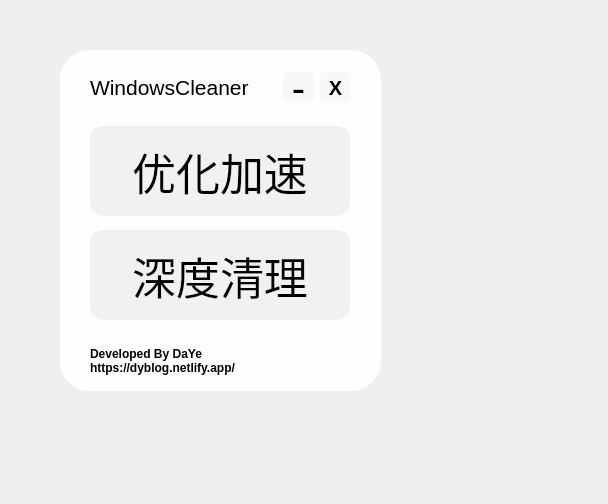
<?xml version="1.0" encoding="UTF-8"?>
<ui version="4.0">
 <class>MainWindow</class>
 <widget class="QMainWindow" name="MainWindow">
  <property name="geometry">
   <rect>
    <x>0</x>
    <y>0</y>
    <width>608</width>
    <height>504</height>
   </rect>
  </property>
  <property name="windowTitle">
   <string>MainWindow</string>
  </property>
  <widget class="QWidget" name="centralwidget">
   <widget class="QLabel" name="label">
    <property name="geometry">
     <rect>
      <x>60</x>
      <y>50</y>
      <width>321</width>
      <height>341</height>
     </rect>
    </property>
    <property name="styleSheet">
     <string notr="true">background-color:rgba(255, 255, 255, 240);
border-radius:30px;</string>
    </property>
    <property name="text">
     <string/>
    </property>
   </widget>
   <widget class="QPushButton" name="pushButton">
    <property name="geometry">
     <rect>
      <x>90</x>
      <y>126</y>
      <width>260</width>
      <height>90</height>
     </rect>
    </property>
    <property name="font">
     <font>
      <pointsize>33</pointsize>
     </font>
    </property>
    <property name="styleSheet">
     <string notr="true">QPushButton{
	background-color:rgba(0,0,0,13);
	color:rgb(0, 0, 0);
	border-radius:13px;
}
QPushButton:hover{
	background-color:rgb(170, 170, 255);
}</string>
    </property>
    <property name="text">
     <string>优化加速</string>
    </property>
    <property name="icon">
     <iconset resource="resource/resource.qrc">
      <normaloff>:/resource/booster.png</normaloff>:/resource/booster.png</iconset>
    </property>
    <property name="iconSize">
     <size>
      <width>66</width>
      <height>66</height>
     </size>
    </property>
   </widget>
   <widget class="QPushButton" name="pushButton_2">
    <property name="geometry">
     <rect>
      <x>90</x>
      <y>230</y>
      <width>260</width>
      <height>90</height>
     </rect>
    </property>
    <property name="font">
     <font>
      <pointsize>33</pointsize>
     </font>
    </property>
    <property name="styleSheet">
     <string notr="true">QPushButton{
	background-color:rgba(0,0,0,13);
	color:rgb(0, 0, 0);
	border-radius:13px;
}
QPushButton:hover{
	background-color:rgb(170, 170, 255);
}</string>
    </property>
    <property name="text">
     <string>深度清理</string>
    </property>
    <property name="icon">
     <iconset resource="resource/resource.qrc">
      <normaloff>:/resource/clean.png</normaloff>:/resource/clean.png</iconset>
    </property>
    <property name="iconSize">
     <size>
      <width>66</width>
      <height>66</height>
     </size>
    </property>
   </widget>
   <widget class="QLabel" name="label_3">
    <property name="geometry">
     <rect>
      <x>90</x>
      <y>340</y>
      <width>261</width>
      <height>41</height>
     </rect>
    </property>
    <property name="font">
     <font>
      <bold>true</bold>
     </font>
    </property>
    <property name="text">
     <string>Developed By DaYe
https://dyblog.netlify.app/</string>
    </property>
   </widget>
   <widget class="QWidget" name="layoutWidget">
    <property name="geometry">
     <rect>
      <x>90</x>
      <y>70</y>
      <width>261</width>
      <height>35</height>
     </rect>
    </property>
    <layout class="QHBoxLayout" name="horizontalLayout_2">
     <item>
      <widget class="QLabel" name="label_2">
       <property name="font">
        <font>
         <pointsize>16</pointsize>
        </font>
       </property>
       <property name="text">
        <string>WindowsCleaner</string>
       </property>
      </widget>
     </item>
     <item>
      <layout class="QHBoxLayout" name="horizontalLayout">
       <item>
        <spacer name="horizontalSpacer">
         <property name="orientation">
          <enum>Qt::Horizontal</enum>
         </property>
         <property name="sizeHint" stdset="0">
          <size>
           <width>40</width>
           <height>20</height>
          </size>
         </property>
        </spacer>
       </item>
       <item>
        <widget class="QPushButton" name="hidewindow">
         <property name="minimumSize">
          <size>
           <width>31</width>
           <height>31</height>
          </size>
         </property>
         <property name="maximumSize">
          <size>
           <width>31</width>
           <height>31</height>
          </size>
         </property>
         <property name="font">
          <font>
           <pointsize>30</pointsize>
           <bold>false</bold>
          </font>
         </property>
         <property name="styleSheet">
          <string notr="true">QPushButton{
	background-color:rgba(0,0,0,6);
	color:rgb(0, 0, 0);
	border-radius:5px;
}
QPushButton:hover{
	background-color:rgb(170, 170, 255);
}</string>
         </property>
         <property name="text">
          <string>-</string>
         </property>
        </widget>
       </item>
       <item>
        <widget class="QPushButton" name="quit">
         <property name="minimumSize">
          <size>
           <width>31</width>
           <height>31</height>
          </size>
         </property>
         <property name="maximumSize">
          <size>
           <width>31</width>
           <height>31</height>
          </size>
         </property>
         <property name="font">
          <font>
           <pointsize>15</pointsize>
           <bold>true</bold>
          </font>
         </property>
         <property name="styleSheet">
          <string notr="true">QPushButton{
	background-color:rgba(0,0,0,6);
	color:rgb(0, 0, 0);
	border-radius:5px;
}
QPushButton:hover{
	background-color:rgb(255, 0, 0);
}</string>
         </property>
         <property name="text">
          <string>X</string>
         </property>
        </widget>
       </item>
      </layout>
     </item>
    </layout>
   </widget>
  </widget>
  <widget class="QMenuBar" name="menubar">
   <property name="geometry">
    <rect>
     <x>0</x>
     <y>0</y>
     <width>608</width>
     <height>22</height>
    </rect>
   </property>
  </widget>
  <widget class="QStatusBar" name="statusbar">
   <property name="sizeGripEnabled">
    <bool>false</bool>
   </property>
  </widget>
 </widget>
 <resources>
  <include location="resource/resource.qrc"/>
  <include location="resource/resource.qrc"/>
 </resources>
 <connections>
  <connection>
   <sender>quit</sender>
   <signal>clicked()</signal>
   <receiver>MainWindow</receiver>
   <slot>close()</slot>
   <hints>
    <hint type="sourcelabel">
     <x>333</x>
     <y>109</y>
    </hint>
    <hint type="destinationlabel">
     <x>303</x>
     <y>251</y>
    </hint>
   </hints>
  </connection>
  <connection>
   <sender>hidewindow</sender>
   <signal>clicked()</signal>
   <receiver>MainWindow</receiver>
   <slot>showMinimized()</slot>
   <hints>
    <hint type="sourcelabel">
     <x>296</x>
     <y>109</y>
    </hint>
    <hint type="destinationlabel">
     <x>303</x>
     <y>251</y>
    </hint>
   </hints>
  </connection>
 </connections>
</ui>
